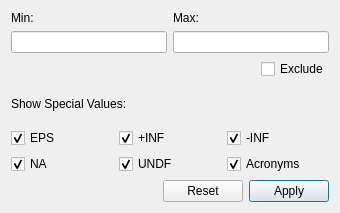
<?xml version="1.0" encoding="UTF-8"?>
<ui version="4.0">
 <class>gams::studio::gdxviewer::ValueFilterDialog</class>
 <widget class="QDialog" name="gams::studio::gdxviewer::ValueFilterDialog">
  <property name="geometry">
   <rect>
    <x>0</x>
    <y>0</y>
    <width>340</width>
    <height>213</height>
   </rect>
  </property>
  <property name="sizePolicy">
   <sizepolicy hsizetype="Preferred" vsizetype="Preferred">
    <horstretch>0</horstretch>
    <verstretch>0</verstretch>
   </sizepolicy>
  </property>
  <property name="minimumSize">
   <size>
    <width>340</width>
    <height>0</height>
   </size>
  </property>
  <property name="focusPolicy">
   <enum>Qt::FocusPolicy::StrongFocus</enum>
  </property>
  <property name="windowTitle">
   <string>Form</string>
  </property>
  <property name="autoFillBackground">
   <bool>true</bool>
  </property>
  <layout class="QVBoxLayout" name="verticalLayout_3">
   <item>
    <layout class="QHBoxLayout" name="horizontalLayout">
     <item>
      <layout class="QVBoxLayout" name="verticalLayout">
       <item>
        <widget class="QLabel" name="label_2">
         <property name="text">
          <string>Min:</string>
         </property>
        </widget>
       </item>
       <item>
        <widget class="QLineEdit" name="leMin">
         <property name="toolTip">
          <string>&lt;html&gt;&lt;head/&gt;&lt;body&gt;&lt;p&gt;The smallest value to be displayed.&lt;/p&gt;&lt;/body&gt;&lt;/html&gt;</string>
         </property>
        </widget>
       </item>
      </layout>
     </item>
     <item>
      <layout class="QVBoxLayout" name="verticalLayout_2">
       <item>
        <widget class="QLabel" name="label_3">
         <property name="text">
          <string>Max:</string>
         </property>
        </widget>
       </item>
       <item>
        <widget class="QLineEdit" name="leMax">
         <property name="toolTip">
          <string>&lt;html&gt;&lt;head/&gt;&lt;body&gt;&lt;p&gt;The largest value to be displayed.&lt;/p&gt;&lt;/body&gt;&lt;/html&gt;</string>
         </property>
        </widget>
       </item>
      </layout>
     </item>
    </layout>
   </item>
   <item>
    <layout class="QHBoxLayout" name="horizontalLayout_2">
     <item>
      <spacer name="horizontalSpacer_2">
       <property name="orientation">
        <enum>Qt::Orientation::Horizontal</enum>
       </property>
       <property name="sizeHint" stdset="0">
        <size>
         <width>40</width>
         <height>20</height>
        </size>
       </property>
      </spacer>
     </item>
     <item>
      <widget class="QCheckBox" name="cbExclude">
       <property name="toolTip">
        <string>&lt;html&gt;&lt;head/&gt;&lt;body&gt;&lt;p&gt;If enabled, the range defined by &lt;span style=&quot; font-weight:600;&quot;&gt;Min&lt;/span&gt; and &lt;span style=&quot; font-weight:600;&quot;&gt;Max&lt;/span&gt; defines the values that are excluded instead of included.&lt;/p&gt;&lt;/body&gt;&lt;/html&gt;</string>
       </property>
       <property name="text">
        <string>Exclude</string>
       </property>
      </widget>
     </item>
    </layout>
   </item>
   <item>
    <widget class="QLabel" name="label">
     <property name="text">
      <string>Show Special Values:</string>
     </property>
    </widget>
   </item>
   <item>
    <layout class="QGridLayout" name="gridLayout">
     <item row="0" column="0">
      <widget class="QCheckBox" name="cbEps">
       <property name="toolTip">
        <string>&lt;html&gt;&lt;head/&gt;&lt;body&gt;&lt;p&gt;Filter settings for special value &lt;span style=&quot; font-weight:600;&quot;&gt;Epsilon&lt;/span&gt;.&lt;/p&gt;&lt;/body&gt;&lt;/html&gt;</string>
       </property>
       <property name="text">
        <string>EPS</string>
       </property>
       <property name="checked">
        <bool>true</bool>
       </property>
      </widget>
     </item>
     <item row="0" column="1">
      <widget class="QCheckBox" name="cbPInf">
       <property name="toolTip">
        <string>&lt;html&gt;&lt;head/&gt;&lt;body&gt;&lt;p&gt;Filter settings for special value &lt;span style=&quot; font-weight:600;&quot;&gt;Infinity&lt;/span&gt;.&lt;/p&gt;&lt;/body&gt;&lt;/html&gt;</string>
       </property>
       <property name="text">
        <string>+INF</string>
       </property>
       <property name="checked">
        <bool>true</bool>
       </property>
      </widget>
     </item>
     <item row="0" column="2">
      <widget class="QCheckBox" name="cbMInf">
       <property name="toolTip">
        <string>&lt;html&gt;&lt;head/&gt;&lt;body&gt;&lt;p&gt;Filter settings for special value &lt;span style=&quot; font-weight:600;&quot;&gt;-Infinity&lt;/span&gt;.&lt;/p&gt;&lt;/body&gt;&lt;/html&gt;</string>
       </property>
       <property name="text">
        <string>-INF</string>
       </property>
       <property name="checked">
        <bool>true</bool>
       </property>
      </widget>
     </item>
     <item row="1" column="0">
      <widget class="QCheckBox" name="cbNa">
       <property name="toolTip">
        <string>&lt;html&gt;&lt;head/&gt;&lt;body&gt;&lt;p&gt;Filter settings for special value &lt;span style=&quot; font-weight:600;&quot;&gt;NA&lt;/span&gt;.&lt;/p&gt;&lt;/body&gt;&lt;/html&gt;</string>
       </property>
       <property name="text">
        <string>NA</string>
       </property>
       <property name="checked">
        <bool>true</bool>
       </property>
      </widget>
     </item>
     <item row="1" column="1">
      <widget class="QCheckBox" name="cbUndef">
       <property name="toolTip">
        <string>&lt;html&gt;&lt;head/&gt;&lt;body&gt;&lt;p&gt;Filter settings for special value &lt;span style=&quot; font-weight:600;&quot;&gt;Undefined&lt;/span&gt;.&lt;/p&gt;&lt;/body&gt;&lt;/html&gt;</string>
       </property>
       <property name="text">
        <string>UNDF</string>
       </property>
       <property name="checked">
        <bool>true</bool>
       </property>
      </widget>
     </item>
     <item row="1" column="2">
      <widget class="QCheckBox" name="cbAcronym">
       <property name="toolTip">
        <string>&lt;html&gt;&lt;head/&gt;&lt;body&gt;&lt;p&gt;Filter settings for &lt;span style=&quot; font-weight:600;&quot;&gt;Acronyms&lt;/span&gt;.&lt;/p&gt;&lt;/body&gt;&lt;/html&gt;</string>
       </property>
       <property name="text">
        <string>Acronyms</string>
       </property>
       <property name="checked">
        <bool>true</bool>
       </property>
      </widget>
     </item>
    </layout>
   </item>
   <item>
    <layout class="QHBoxLayout" name="horizontalLayout_3">
     <item>
      <spacer name="horizontalSpacer">
       <property name="orientation">
        <enum>Qt::Orientation::Horizontal</enum>
       </property>
       <property name="sizeHint" stdset="0">
        <size>
         <width>40</width>
         <height>20</height>
        </size>
       </property>
      </spacer>
     </item>
     <item>
      <widget class="QPushButton" name="pbReset">
       <property name="toolTip">
        <string>&lt;html&gt;&lt;head/&gt;&lt;body&gt;&lt;p&gt;Removes this filter.&lt;/p&gt;&lt;/body&gt;&lt;/html&gt;</string>
       </property>
       <property name="text">
        <string>Reset</string>
       </property>
      </widget>
     </item>
     <item>
      <widget class="QPushButton" name="pbApply">
       <property name="toolTip">
        <string>&lt;html&gt;&lt;head/&gt;&lt;body&gt;&lt;p&gt;Applies the current filter.&lt;/p&gt;&lt;/body&gt;&lt;/html&gt;</string>
       </property>
       <property name="text">
        <string>Apply</string>
       </property>
       <property name="autoDefault">
        <bool>true</bool>
       </property>
       <property name="default">
        <bool>true</bool>
       </property>
      </widget>
     </item>
    </layout>
   </item>
  </layout>
 </widget>
 <tabstops>
  <tabstop>leMin</tabstop>
  <tabstop>leMax</tabstop>
  <tabstop>cbExclude</tabstop>
  <tabstop>cbEps</tabstop>
  <tabstop>cbPInf</tabstop>
  <tabstop>cbMInf</tabstop>
  <tabstop>cbNa</tabstop>
  <tabstop>cbUndef</tabstop>
  <tabstop>cbAcronym</tabstop>
  <tabstop>pbReset</tabstop>
  <tabstop>pbApply</tabstop>
 </tabstops>
 <resources/>
 <connections/>
</ui>
